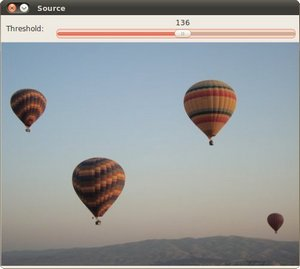
//> input picture DisplayImage/Ballon.jpg, 300 x 269 px
$ ./sobel ../Ballon.jpg   (built with g++ and OpenCV 4)
//> lines starting //> are read from the running program, lines starting //| are printed output that depends on the picture
#include <opencv2/imgproc/imgproc.hpp>
#include <opencv2/highgui/highgui.hpp>
#include <iostream>
#include <string>

using namespace std;

using namespace cv;

//Main function

int main(int argc,char** argv)
{
	Mat src,src_gray;
	Mat grad;

	string window_name = "Sobel Demo-simple Edge Detector";

	int scale = 1;
	int delta = 0;
	int ddepth = CV_16S;

	int c;

	//load an image
	src = imread(argv[1]);
//> src is the input picture: 269 rows x 300 cols, CV_8UC3; mean B, G, R 157.4, 156.9, 154.1

	if(!src.data)
		return -1;

	GaussianBlur(src,src,Size(3,3),0,0,BORDER_DEFAULT);

	//Convert it to gray
	cvtColor(src,src_gray,CV_BGR2GRAY);
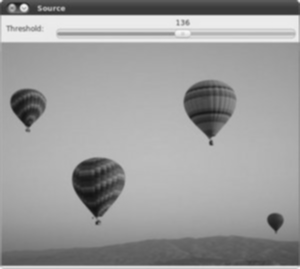
//> src_gray: 269 rows x 300 cols, CV_8UC1; min 19, max 247, mean 156.3

	//Create an window
	namedWindow(window_name,CV_WINDOW_AUTOSIZE);

	//Generate grad_x grad_y
	Mat grad_x,grad_y;
	Mat abs_grad_x,abs_grad_y;

	//Gradient x
	Sobel(src_gray,grad_x,ddepth,1,0,3,scale,delta,BORDER_DEFAULT);
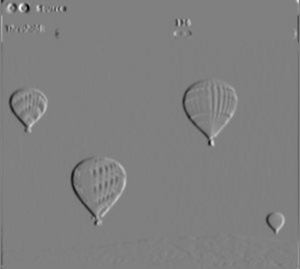
//> grad_x: 269 rows x 300 cols, CV_16SC1; min -508, max 503, mean -0.4; drawn with min black and max white
	convertScaleAbs(grad_x,abs_grad_x);
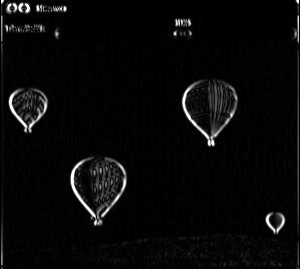
//> abs_grad_x: 269 rows x 300 cols, CV_8UC1; min 0, max 255, mean 8.6

	//Gradient y
	Sobel(src_gray,grad_y,ddepth,0,1,3,scale,delta,BORDER_DEFAULT);
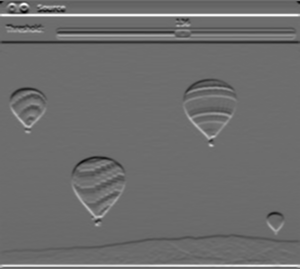
//> grad_y: 269 rows x 300 cols, CV_16SC1; min -427, max 570, mean 3.5; drawn with min black and max white
	convertScaleAbs(grad_y,abs_grad_y);
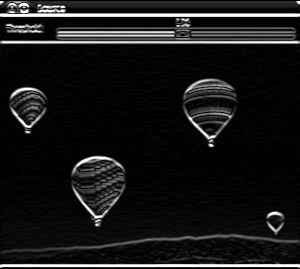
//> abs_grad_y: 269 rows x 300 cols, CV_8UC1; min 0, max 255, mean 23.6

	//Total gradient (approximate)
	addWeighted(abs_grad_x,0.5,abs_grad_y,0.5,0,grad);
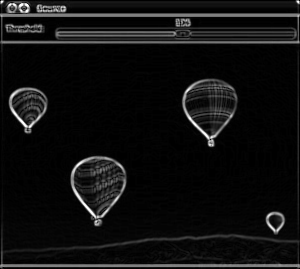
//> grad: 269 rows x 300 cols, CV_8UC1; min 0, max 255, mean 16.1

	imshow(window_name,grad);

	c=waitKey(0);
//> the space key is pressed
	if (char(c) == 27 )
		return -1;
	return 0;

}

$ run again, on DisplayImage/baboon.jpg
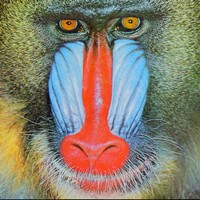
//> input picture DisplayImage/baboon.jpg, 200 x 200 px
//> src is the input picture: 200 rows x 200 cols, CV_8UC3; mean B, G, R 111.6, 128, 135.8
//> `Sobel(src_gray,grad_y,ddepth,0,1,3,scale,delta,BORDER_DEFAULT);`:
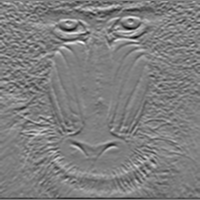
//> grad_y: 200 rows x 200 cols, CV_16SC1; min -364, max 365, mean -0.5; drawn with min black and max white
//> `addWeighted(abs_grad_x,0.5,abs_grad_y,0.5,0,grad);`:
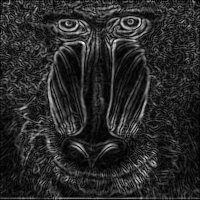
//> grad: 200 rows x 200 cols, CV_8UC1; min 0, max 255, mean 41.4
